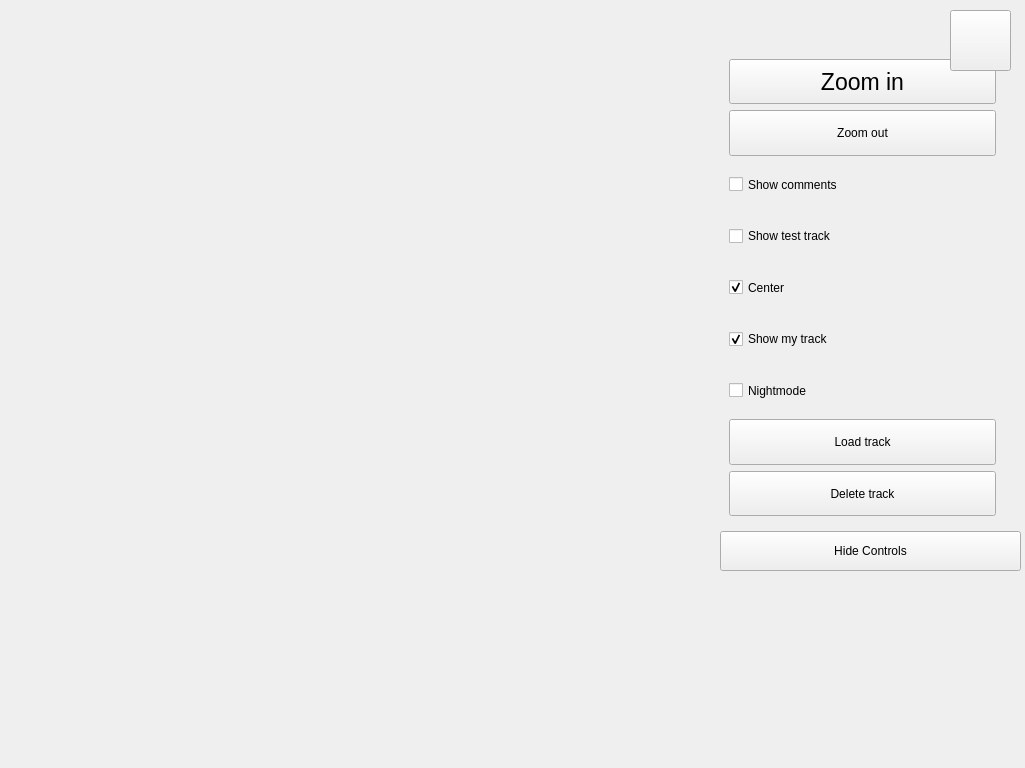
   <widget class="QWidget" name="map" native="true">
    <property name="enabled">
     <bool>true</bool>
    </property>
    <property name="geometry">
     <rect>
      <x>0</x>
      <y>0</y>
      <width>1025</width>
      <height>768</height>
     </rect>
    </property>
    <property name="focusPolicy">
     <enum>Qt::NoFocus</enum>
    </property>
    <property name="styleSheet">
     <string notr="true">QPushButton:focus{
color: rgb(255, 0, 4);
}
QCheckBox:focus{
background-color: rgba(255, 0, 4, 50);
}</string>
    </property>
    <widget class="MapWidget" name="mapWidget" native="true">
     <property name="geometry">
      <rect>
       <x>0</x>
       <y>0</y>
       <width>1025</width>
       <height>768</height>
      </rect>
     </property>
    </widget>
    <widget class="QWidget" name="controls" native="true">
     <property name="geometry">
      <rect>
       <x>720</x>
       <y>50</y>
       <width>301</width>
       <height>521</height>
      </rect>
     </property>
     <widget class="QWidget" name="verticalLayoutWidget_2">
      <property name="geometry">
       <rect>
        <x>0</x>
        <y>0</y>
        <width>301</width>
        <height>521</height>
       </rect>
      </property>
      <layout class="QVBoxLayout" name="verticalLayout_8">
       <item>
        <widget class="QTransparentWidget" name="mapControls" native="true">
         <property name="enabled">
          <bool>true</bool>
         </property>
         <layout class="QVBoxLayout" name="verticalLayout">
          <property name="spacing">
           <number>6</number>
          </property>
          <property name="rightMargin">
           <number>25</number>
          </property>
          <item>
           <widget class="QPushButton" name="pushButton_zoomIn">
            <property name="enabled">
             <bool>true</bool>
            </property>
            <property name="sizePolicy">
             <sizepolicy hsizetype="Preferred" vsizetype="Preferred">
              <horstretch>0</horstretch>
              <verstretch>0</verstretch>
             </sizepolicy>
            </property>
            <property name="font">
             <font>
              <family>Arial</family>
              <pointsize>17</pointsize>
              <weight>9</weight>
              <italic>false</italic>
              <bold>false</bold>
             </font>
            </property>
            <property name="styleSheet">
             <string notr="true"/>
            </property>
            <property name="text">
             <string>Zoom in</string>
            </property>
           </widget>
          </item>
          <item>
           <widget class="QPushButton" name="pushButton_zoomOut">
            <property name="enabled">
             <bool>true</bool>
            </property>
            <property name="sizePolicy">
             <sizepolicy hsizetype="Minimum" vsizetype="Preferred">
              <horstretch>0</horstretch>
              <verstretch>0</verstretch>
             </sizepolicy>
            </property>
            <property name="styleSheet">
             <string notr="true"/>
            </property>
            <property name="text">
             <string>Zoom out</string>
            </property>
           </widget>
          </item>
          <item>
           <widget class="QCheckBox" name="checkBox_showComments">
            <property name="enabled">
             <bool>true</bool>
            </property>
            <property name="sizePolicy">
             <sizepolicy hsizetype="Preferred" vsizetype="Preferred">
              <horstretch>0</horstretch>
              <verstretch>0</verstretch>
             </sizepolicy>
            </property>
            <property name="text">
             <string>Show comments</string>
            </property>
           </widget>
          </item>
          <item>
           <widget class="QCheckBox" name="checkBox_showTestTrack">
            <property name="enabled">
             <bool>true</bool>
            </property>
            <property name="sizePolicy">
             <sizepolicy hsizetype="Preferred" vsizetype="Preferred">
              <horstretch>0</horstretch>
              <verstretch>0</verstretch>
             </sizepolicy>
            </property>
            <property name="text">
             <string>Show test track</string>
            </property>
           </widget>
          </item>
          <item>
           <widget class="QCheckBox" name="checkBox_autoFollow">
            <property name="enabled">
             <bool>true</bool>
            </property>
            <property name="sizePolicy">
             <sizepolicy hsizetype="Preferred" vsizetype="Preferred">
              <horstretch>0</horstretch>
              <verstretch>0</verstretch>
             </sizepolicy>
            </property>
            <property name="styleSheet">
             <string notr="true"/>
            </property>
            <property name="text">
             <string>Center</string>
            </property>
            <property name="checked">
             <bool>true</bool>
            </property>
           </widget>
          </item>
          <item>
           <widget class="QCheckBox" name="checkBox_showMyTrack">
            <property name="enabled">
             <bool>true</bool>
            </property>
            <property name="sizePolicy">
             <sizepolicy hsizetype="Preferred" vsizetype="Preferred">
              <horstretch>0</horstretch>
              <verstretch>0</verstretch>
             </sizepolicy>
            </property>
            <property name="text">
             <string>Show my track</string>
            </property>
            <property name="checked">
             <bool>true</bool>
            </property>
           </widget>
          </item>
          <item>
           <widget class="QCheckBox" name="checkBox_nightMode">
            <property name="enabled">
             <bool>true</bool>
            </property>
            <property name="sizePolicy">
             <sizepolicy hsizetype="Preferred" vsizetype="Preferred">
              <horstretch>0</horstretch>
              <verstretch>0</verstretch>
             </sizepolicy>
            </property>
            <property name="styleSheet">
             <string notr="true"/>
            </property>
            <property name="text">
             <string>Nightmode</string>
            </property>
           </widget>
          </item>
          <item>
           <widget class="QPushButton" name="pushButton_loadTrack">
            <property name="enabled">
             <bool>true</bool>
            </property>
            <property name="sizePolicy">
             <sizepolicy hsizetype="Preferred" vsizetype="Preferred">
              <horstretch>0</horstretch>
              <verstretch>0</verstretch>
             </sizepolicy>
            </property>
            <property name="text">
             <string>Load track</string>
            </property>
           </widget>
          </item>
          <item>
           <widget class="QPushButton" name="pushButton_deleteTrack">
            <property name="sizePolicy">
             <sizepolicy hsizetype="Preferred" vsizetype="Preferred">
              <horstretch>0</horstretch>
              <verstretch>0</verstretch>
             </sizepolicy>
            </property>
            <property name="text">
             <string>Delete track</string>
            </property>
           </widget>
          </item>
         </layout>
        </widget>
       </item>
       <item>
        <widget class="QPushButton" name="mapContHide">
         <property name="enabled">
          <bool>true</bool>
         </property>
         <property name="minimumSize">
          <size>
           <width>0</width>
           <height>40</height>
          </size>
         </property>
         <property name="styleSheet">
          <string notr="true"/>
         </property>
         <property name="text">
          <string>Hide Controls</string>
         </property>
        </widget>
       </item>
      </layout>
     </widget>
    </widget>
    <widget class="QPushButton" name="showButton">
     <property name="geometry">
      <rect>
       <x>950</x>
       <y>10</y>
       <width>61</width>
       <height>61</height>
      </rect>
     </property>
     <property name="styleSheet">
      <string notr="true">border-image: url(:/Buttons/Showmap.png);</string>
     </property>
     <property name="text">
      <string/>
     </property>
    </widget>
   </widget>
